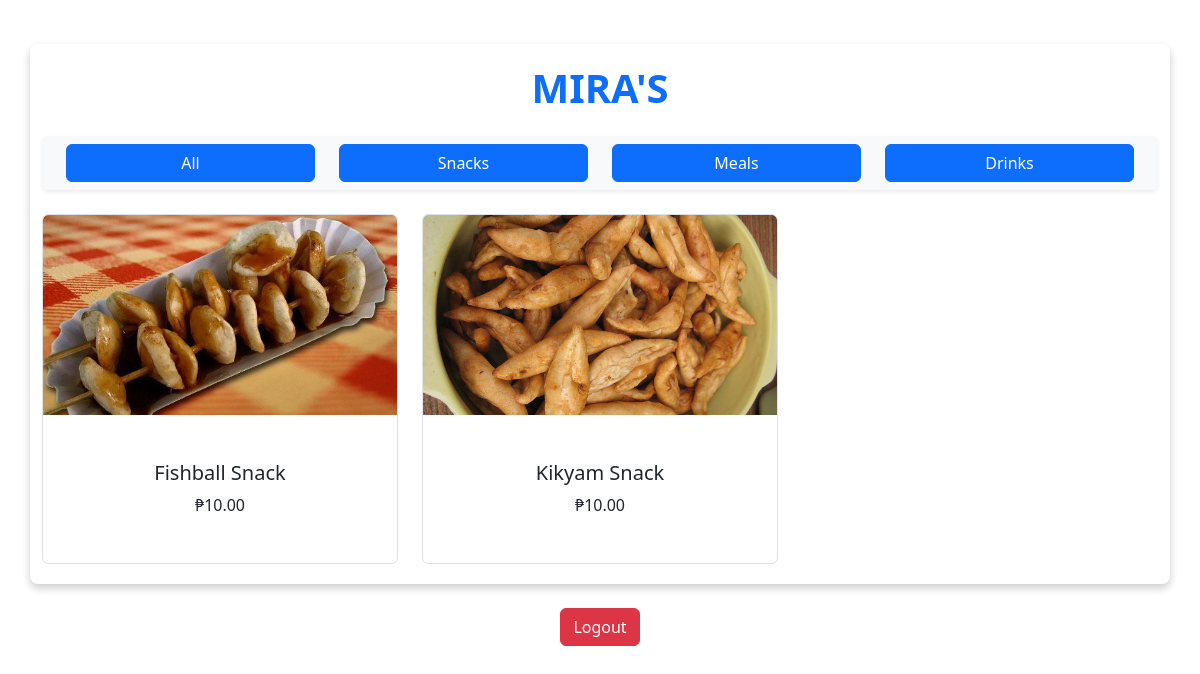
Before: /Users/ (signed in) with the older database file.
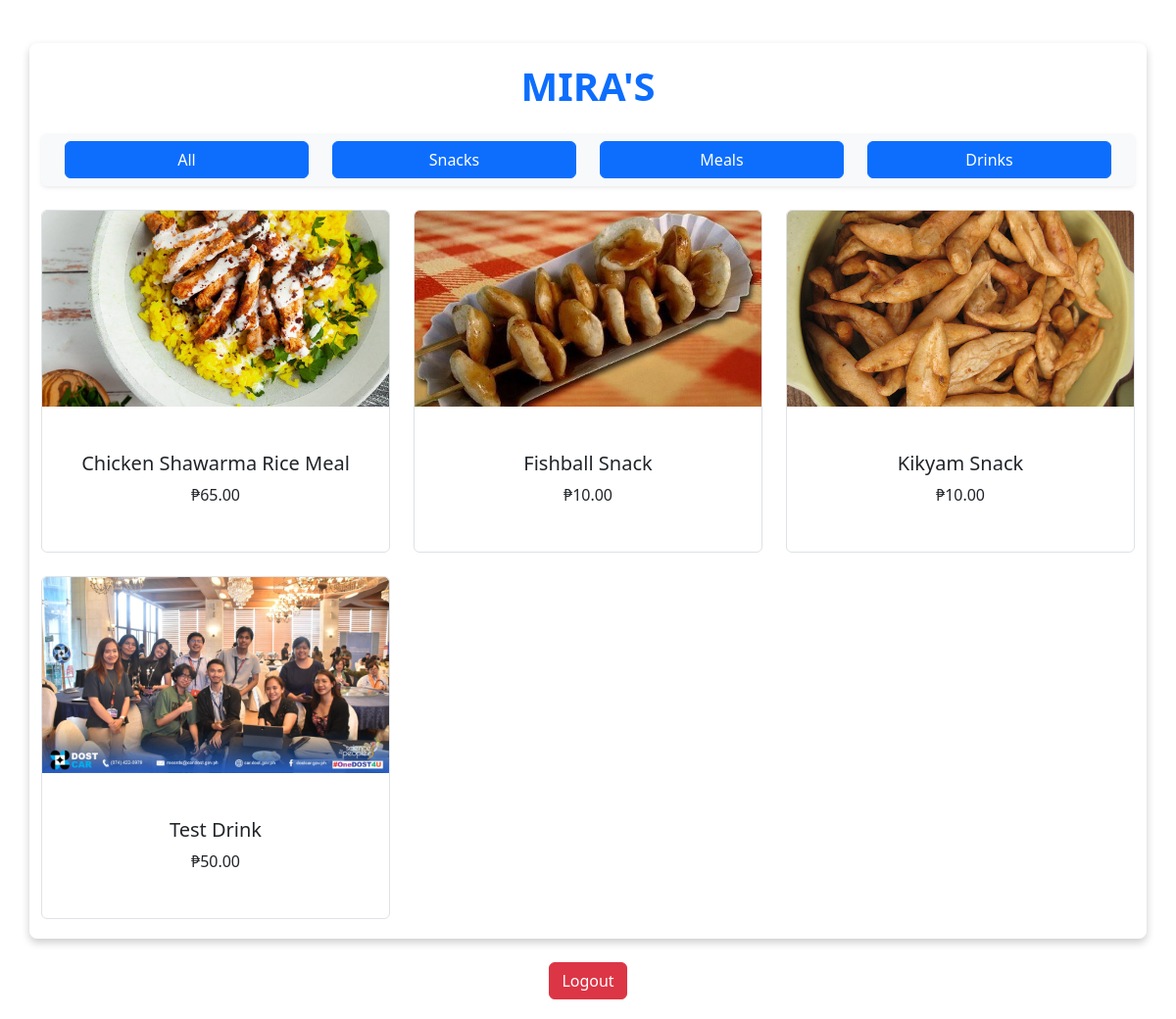
After: the same page with the newer database file.
### tables this page shows
CREATE TABLE `products` (
  `product_id` int(11) NOT NULL,
  `product_name` varchar(100) NOT NULL,
  `product_price` varchar(50) NOT NULL,
  `product_status` varchar(50) NOT NULL,
  `product_image` varchar(300) NOT NULL
);

### Users/index.php (the view, shortened to what this page needs)
<?php
include "../dbconfig.php";
include "../style.php";
$filter = "";
if ($filter) {
    $condition = "%" . $filter . "%";
    $fetch = $pdo->prepare("SELECT * FROM products WHERE product_status = 'Available' AND product_name LIKE :condition ");
    $fetch->execute([':condition' => $condition]);
} else {
    $fetch = $pdo->prepare("SELECT * FROM products WHERE product_status = 'Available' ");
    $fetch->execute();
}
$products = $fetch->fetchAll();
?>
<!DOCTYPE html>
<html lang="en">
<head>
    <link href="https://cdn.jsdelivr.net/npm/bootstrap@5.3.2/dist/css/bootstrap.min.css" rel="stylesheet">
</head>
<body>
    <div class="container my-4">
        <h1 class="text-center fw-bold text-primary mb-4">MIRA'S</h1>
        <form method="POST">
            <nav class="navbar navbar-expand-lg navbar-light bg-light rounded shadow-sm mb-4">
                <div class="container-fluid justify-content-center">
                    <div class="row w-100">
                        <div class="col-6 col-md-3 mb-2 mb-md-0">
                            <button type="submit" name="All" class="btn btn-primary w-100">All</button>
                        </div>
                        <div class="col-6 col-md-3 mb-2 mb-md-0">
                            <button type="submit" name="Snacks" class="btn btn-primary w-100">Snacks</button>
                        </div>
                        <div class="col-6 col-md-3 mb-2 mb-md-0">
                            <button type="submit" name="Meals" class="btn btn-primary w-100">Meals</button>
                        </div>
                        <div class="col-6 col-md-3">
                            <button type="submit" name="Drinks" class="btn btn-primary w-100">Drinks</button>
                        </div>
                    </div>
                </div>
            </nav>
        </form>
        <div class="row row-cols-1 row-cols-sm-2 row-cols-md-3 g-4">
            <?php foreach ($products as $product): ?>
                <div class="col">
                    <a href="view.php?product_id=<?= $product['product_id']?>" class="text-decoration-none text-dark">
                        <div class="card product-card">
                            <img src="../img/<?= htmlspecialchars($product['product_image']) ?>" class="card-img-top" alt="<?= htmlspecialchars($product['product_name']) ?>">
                            <div class="card-body text-center">
                                <h5 class="card-title"><?= htmlspecialchars($product['product_name']) ?></h5>
                                <p class="card-text">₱<?= number_format($product['product_price'], 2) ?></p>
                            </div>
                        </div>
                    </a>
                </div>
            <?php endforeach; ?>
        </div>
    </div>
    <div class="d-flex justify-content-center mt-4">
        <a href="../logout.php" class="btn btn-danger">Logout</a>
    </div>
</body>
</html>

Changed rows visible on the page:
now on this page (row edited): products: product_image (picture), product_name "Chicken Shawarma Rice Meal", product_price "65.00"
added products: product_image (picture), product_name "Test Drink", product_price "50.00"
